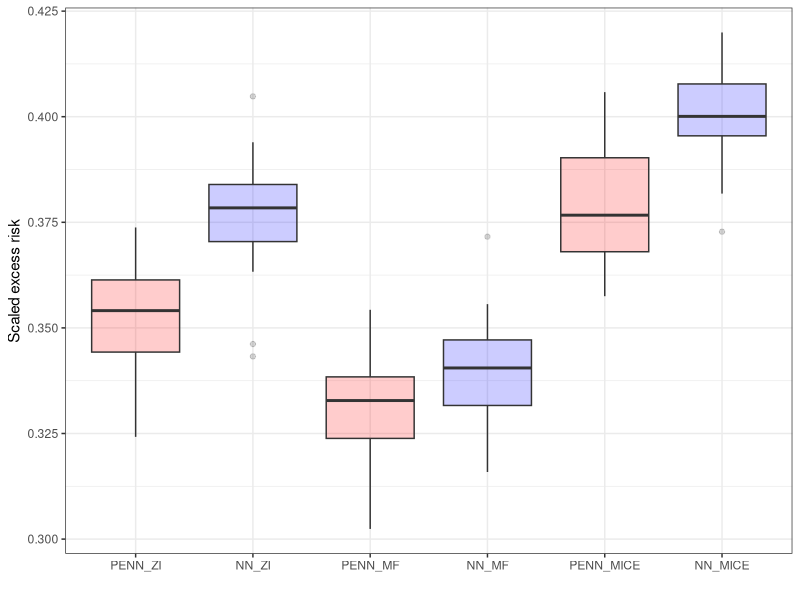

This figure's R source:
library(ggplot2)
library(tidyr)
PENN_ZI = c(0.36760595440864563, 0.37286150455474854, 0.37377700209617615, 0.35979223251342773, 0.34433501958847046, 0.36075976490974426, 0.339251309633255, 0.35393014550209045, 0.3360138535499573, 0.3528319299221039, 0.3242039084434509, 0.3542485535144806, 0.3550298810005188, 0.3727322518825531, 0.34410086274147034, 0.36314940452575684, 0.34970465302467346, 0.34867897629737854, 0.342995822429657, 0.3576645851135254) 

NN_ZI = c(0.38007327914237976, 0.39395734667778015, 0.3874188959598541, 0.38301634788513184, 0.3800082206726074, 0.3872022032737732, 0.36558008193969727, 0.3776342570781708, 0.3633057475090027, 0.37954792380332947, 0.3432520031929016, 0.3733862042427063, 0.37494826316833496, 0.40482097864151, 0.37053388357162476, 0.3701384961605072, 0.3763885498046875, 0.3792003393173218, 0.3461781442165375, 0.3867698907852173) 

PENN_MF = c(0.3383852541446686, 0.3542940020561218, 0.3515717089176178, 0.3451126217842102, 0.3170812726020813, 0.33695659041404724, 0.32239603996276855, 0.3362027704715729, 0.31420496106147766, 0.3384690284729004, 0.30241379141807556, 0.334525465965271, 0.32547658681869507, 0.3261893391609192, 0.3243257701396942, 0.33534789085388184, 0.3310787081718445, 0.34147241711616516, 0.3090173900127411, 0.32871896028518677) 

NN_MF = c(0.3467009365558624, 0.3715973198413849, 0.34484434127807617, 0.35563045740127563, 0.3422008156776428, 0.3513932526111603, 0.3294433057308197, 0.34851476550102234, 0.3323710262775421, 0.35466012358665466, 0.315890908241272, 0.34387296438217163, 0.3381464183330536, 0.33831897377967834, 0.3388333320617676, 0.3257025480270386, 0.3226493299007416, 0.34669241309165955, 0.32033759355545044, 0.33647891879081726) 

PENN_MICE = c(0.37744104862213135, 0.4058247208595276, 0.38333719968795776, 0.3817068636417389, 0.36410173773765564, 0.40343335270881653, 0.3687500059604645, 0.38453468680381775, 0.3757408559322357, 0.37593668699264526, 0.35853078961372375, 0.36588284373283386, 0.38990887999534607, 0.3944637179374695, 0.36530956625938416, 0.39139315485954285, 0.39210769534111023, 0.36953815817832947, 0.35750797390937805, 0.3712574541568756) 

NN_MICE = c(0.39914560317993164, 0.412595272064209, 0.4071804881095886, 0.41232287883758545, 0.38180258870124817, 0.4199514091014862, 0.4010121822357178, 0.3960758447647095, 0.4036850035190582, 0.4094768166542053, 0.3727664351463318, 0.3936624825000763, 0.3979688882827759, 0.41848355531692505, 0.3960858881473541, 0.4016379415988922, 0.3980073928833008, 0.3893439471721649, 0.3865939974784851, 0.40240105986595154) 

Excess_Risk = data.frame('PENN_ZI' = PENN_ZI, 'NN_ZI' = NN_ZI,
                         'PENN_MF' = PENN_MF, 'NN_MF' = NN_MF,
                         'PENN_MICE' = PENN_MICE, 'NN_MICE' = NN_MICE)

df_long = Excess_Risk %>%
  pivot_longer(cols = everything(), names_to = "Variable", values_to = "Value")
df_long$Variable = factor(df_long$Variable, levels = c('PENN_ZI', 'NN_ZI', 'PENN_MF', 'NN_MF', 'PENN_MICE', 'NN_MICE'))

ggplot(df_long, aes(x=Variable, y=Value, fill=Variable)) + geom_boxplot(alpha=0.2) + 
  xlab("") + ylab("Scaled excess risk") + theme_bw() + theme(legend.position = "none") + 
  scale_fill_manual(values = c('PENN_ZI' = 'red', 'NN_ZI' = 'blue', 'PENN_MF' = 'red', 
                               'NN_MF' = 'blue',  'PENN_MICE' = 'red', 'NN_MICE' = 'blue'))
